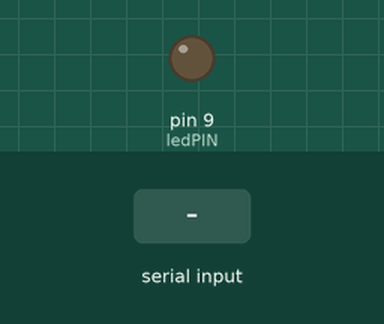
Simulated run of this sketch. Board: Arduino Uno, built with avr-gcc and run on an emulated ATmega328P. Parts: output pins drawn as LEDs (lit = HIGH). Dashed ring = blinking. The inputs (shaded band) are chosen by the test bench.

Above: at 1.2 s.
1.3 s: "5\n" received over Serial
At 1.6 s:
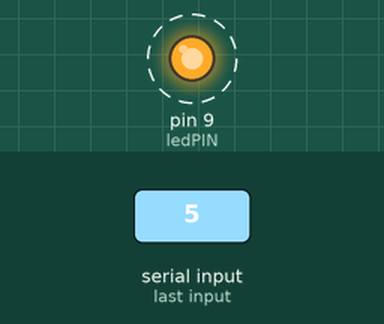
Timing chart, 0 to 9.3 s (numbered marks = the images above; inputs shaded):
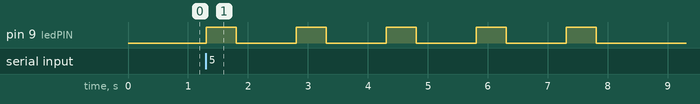

Measured:
- after the input at 1.3 s, pin 9 (ledPIN): alternates HIGH for 0.50 s and LOW for 1.0 s, 10 changes in all, then stays LOW, starting at once

The sketch:

Led.ino
```cpp
const int ledPIN = 9;
int i;
char data;
void setup(){
  Serial.begin(9600);
  pinMode(ledPIN , OUTPUT);
}

void loop(){
  if (Serial.available()){
    data = Serial.parseInt();
    while(i < 5){
      digitalWrite(ledPIN , HIGH);
      delay(data*100);
      digitalWrite(ledPIN , LOW);
      delay(data*200);
      i++;
    }
    i = 0;
  }
}
```
